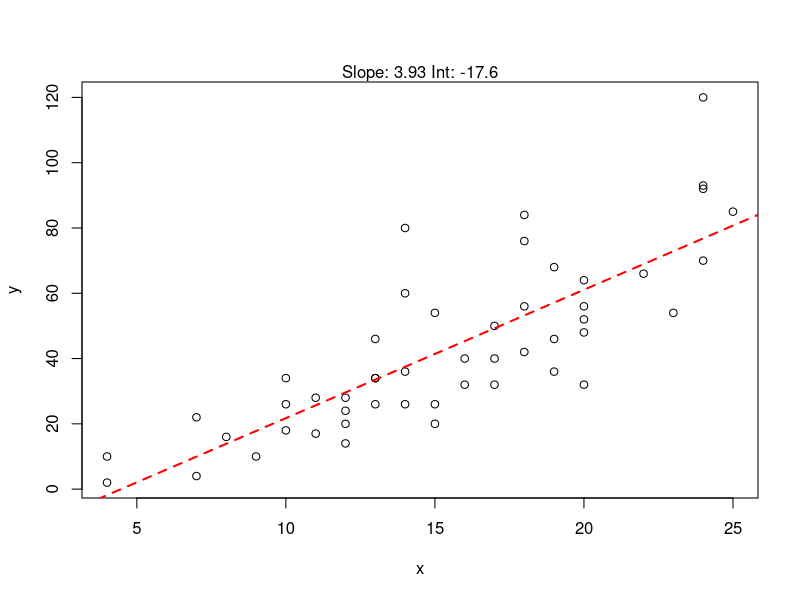

The R script that drew this image: (Note: this script raises an error after producing the figure.)
## ---- chunk 1

cubed <- function(x) {
    x^3
}

cubed(42)
cubed(c(1,2,4))

## ---- chunk 2

cubedsum <- function(x,y) {
    z <- cubed(x) + cubed(y)
    return(z)
}

cubedsum(3,4)

## ---- chunk 3

str(cars)
mylm <- lm(cars[,2] ~ cars[,1])

INT=signif(mylm$coefficients[1],3)
INT
SLOPE=signif(mylm$coefficients[2],3)
SLOPE
HEADER=paste("Slope:",SLOPE,"Int:",INT)
HEADER

myfunc <- function(x,y) {
  mylm <- lm(y ~ x)
  INT=signif(mylm$coefficients[1],3)
  SLOPE=signif(mylm$coefficients[2],3)
  HEADER=paste("Slope:",SLOPE,"Int:",INT)
  plot(x,y)
  abline(mylm,lty=2,lwd=2,col="red")
  mtext(HEADER)
}
myfunc(cars[,1],cars[,2])

## ---- chunk 4

vec1 <- rnorm(n=10,mean=20,sd=10)

vec2 <- rnorm(n=10,mean=30,sd=15)

## ---- chunk 5

2>3

!2>3

## ---- chunk 6

if (!file.exists("mtcars.tsv")) {
  write.table(mtcars,file="mtcars.tsv",quote=FALSE,sep="\t")
  message("File written")
}

## ---- chunk 7

if (file.exists("mtcars.tsv")) {
  warning("File already exists!")
} else {
  write.table(mtcars,file="mtcars.tsv",quote=FALSE,sep="\t")
  message("File written")
}

# delete the file
unlink("mtcars.tsv")

## ---- chunk 8

# & = AND
if(3>2 & 5>4) {
  print("ok")
}

if(3>2 & 5>10) {
  print("ok")
}

# | = OR
if(3>2 | 5>10) {
  print("ok")
}

## ---- chunk 9

# record current time in seconds
CURRENT_TIME <- as.numeric(Sys.time())

# get the last modified time in seconds
MOD_TIME <- as.numeric(file.info("BioinfoPrac4.Rmd")$mtime)

# difference in time
DIFF_TIME <- signif(CURRENT_TIME - MOD_TIME,3)

MY_MESSAGE <- paste("This prac file is",DIFF_TIME,"seconds old") 
message(MY_MESSAGE)

# Define a month in seconds
MONTH <- 60*60*24*30
message(paste("One month is",MONTH,"seconds"))

# now run the comparison
if (DIFF_TIME > MONTH) {
  message("This learning material more than 1 month old. Time to update!")
} else {
  message("This learning material is less than 1 month old :)")
}
  
## ---- chunk 10

for (i in c("a","b","c")) {
  print(i)
}

for (i in 1:5) {
  print(i^2)
}
## ---- chunk 11

# try storing the results
x <- for (i in 1:5) {
  i^2
}

x

## ---- chunk 12

x <- vector()
# try another way of storing the results
for (i in 1:5) {
  res <- i^2
  x[i] <- res
}

x

## ---- chunk 13

i=0
while(i<5) {
    print(i)
    i=i+1
}

## ---- chunk 14

mx1 <- matrix(rbinom(100,50,0.8),nrow = 5)
mx2 <- matrix(rbinom(100,100,0.8),nrow = 5)
mx3 <- matrix(rbinom(100,300,0.8),nrow = 5)
mxs <- list(mx1,mx2,mx3) 
str(mxs)

# vapply output is always a vector
# FUN.VALUE refers to the type of output expected. In this case numerical
vapply(X = mxs, FUN = mean,FUN.VALUE = 1.0)

# lapply output is always a list
lapply(X = mxs, FUN = mean)

# sapply output is either a vector or matrix
sapply(X = mxs, FUN = mean)

## ---- chunk 15

meancor <- function(x) {
    mycor <- cor(x)
    mean(mycor)
}

meancor(mx1)

sapply(mxs,meancor)

## ---- chunk 16

# row medians
apply(mx1,1,median)

# column medians
apply(mx2,2,median)

## ---- chunk 17

cv <- function(x) {
  mymean <- mean(x)
  mysd <- sd(x)
  cv <- mysd/mymean
  signif(cv,3)
}

# run on one vector
cv(mtcars$mpg)

# now run on all columns in the df
apply(X = mtcars, MARGIN = 2  ,FUN = cv)

## ---- chunk 18

cointoss<-function(){
    sample(c(0,1),1,replace=TRUE)
}

res <- replicate(10,cointoss())
res
mean(res)

mean(replicate(10,cointoss()))
mean(replicate(100,cointoss()))
mean(replicate(1000,cointoss()))
mean(replicate(10000,cointoss()))

## ---- chunk 19

# create a vector of numbers from 10 to 1000 in increments of 10
# we'll use this for the number of replicates
NUM_REPS <- 1:100*10

# Create a new function that repeats the cointoss function N times
myreplicate <- function(N) {
  mean(replicate(N,cointoss()))
  }

# Now run it using apply
res <- sapply(X = NUM_REPS, FUN = myreplicate)

# Now process the results and make the chart
str(res)
myabs <- abs(0.5-res)
myabs
plot(NUM_REPS,myabs, 
     xlab="number of cointoss replications",
     ylab="deviation from expected result (0.5)")

## ---- chunk 20

sessionInfo()

